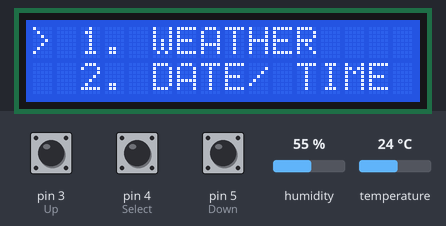
A sketch run on a simulated Arduino Uno, built with avr-gcc and run on an emulated ATmega328P. On the bench: 16×2 character LCD. The test bench sets the inputs (shaded band); at power-on: pin 4 (Select) HIGH, pin 5 (Down) HIGH, pin 3 (Up) HIGH, humidity 55 %, temperature 24 °C. What the sketch prints to the serial monitor is not drawn.

Above: at 2.3 s.
2.4 s: pin 4 (Select) pulled LOW for 0.15 s
At 2.8 s:
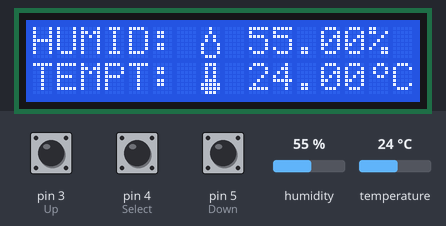
5.5 s: pin 5 (Down) pulled LOW for 1 s
At 7.7 s:
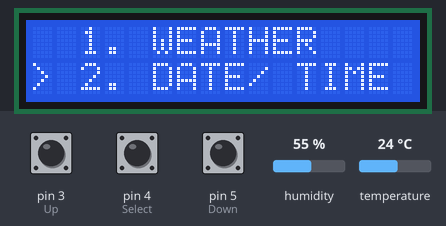
8.0 s: pin 5 (Down) pulled LOW for 0.15 s
At 8.6 s:
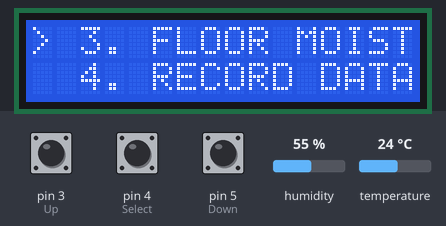
9.6 s: pin 4 (Select) pulled LOW for 1 s
At 10.2 s:
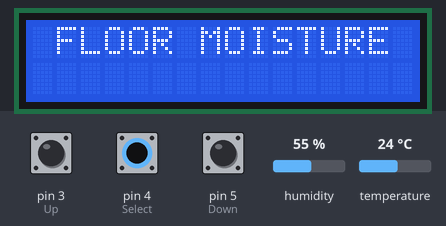
13.6 s: pin 5 (Down) pulled LOW for 3.2 s
At 15.3 s:
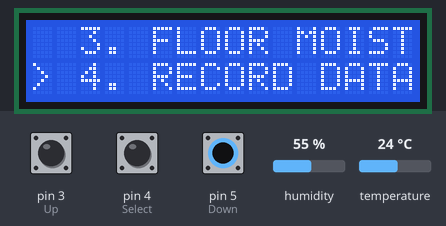
18.3 s: pin 3 (Up) pulled LOW for 0.15 s
At 18.8 s:
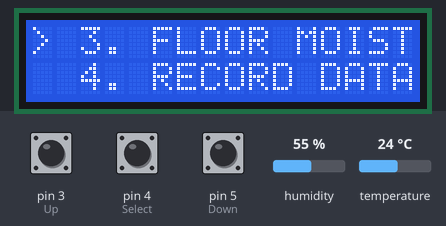
Timing chart, 0 to 20.9 s (numbered marks = the images above; inputs shaded):
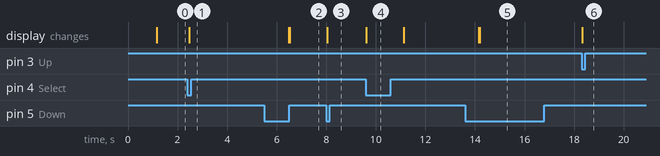

The sketch:

meteostation_project.ino
```cpp
#include <RTClib.h>

#include <Adafruit_Sensor.h>

#include <SPI.h>
#include <SD.h>
#include <RTClib.h>
#include <DHT.h>
#include <Wire.h>
#include <LiquidCrystal_I2C.h>
#define DHTTYPE DHT11
#define DHTPIN 7
#define Up 3
#define Down 5
#define Select 4
//#define pinCS 4

//Declaration of sensors from library
RTC_DS1307 RTC;
LiquidCrystal_I2C lcd(0x3f, 16, 2);
DHT dht (DHTPIN,DHTTYPE);
File file;

long id = 1;
int menu = 1;
char timedate[32];

//Values of floor moisture
int sensorPin = A0;
int sensorValue = 0;
int percent = 0;
String percentString = "0";
int stringLength = 0;


//Characters from menu
byte dot[8] = {B00100,B00100,B01010,B01010,B10001,B10001,B10001,B01110};
byte termo[8] = {B01110,B01010,B01010,B01010,B01110,B11111,B11111,B01110};
byte degree[8] = {B00110,B01001,B01001,B00110,B00000,B00000,B00000,B00000};


//Percentage of moistured floor

void setup() {
  Serial.begin(9600);
  pinMode(Up, INPUT_PULLUP);
  pinMode(Down, INPUT_PULLUP);
  pinMode(Select, INPUT_PULLUP);
  //pinMode(pinCS, OUTPUT);
  dht.begin();
  Wire.begin();
  RTC.begin();
  //RTC.adjust(DateTime(__DATE__, __TIME__)); // Establece la fecha y hora (Comentar una vez establecida la hora)
  //el anterior se usa solo en la configuracion inicial


  float h = dht.readHumidity();
  float t = dht.readTemperature();

  lcd.init();
  lcd.backlight();
  lcd.setCursor(2,0);
  lcd.print("METEOSTATION");
  delay(1000);

  lcd.createChar(3,degree);
  lcd.createChar(2,termo);
  lcd.createChar(1,dot);

  mainMenu();

 // if(!SD.begin(pinCS)){
  Serial.println("SD was not initialize");
}
//}

void loop() {
  //MENU //Repetition of the functions created
  Serial.println(11);
  if (!digitalRead(Down)){
    menu ++;
    mainMenu();
    delay(100);
    while(!digitalRead(Down));
     }

  if (!digitalRead(Up)){
    menu --;
    mainMenu();
    delay(100);
    while(!digitalRead(Up));
     }

  if (!digitalRead(Select)){
    menuaction();
    mainMenu();
    while(!digitalRead(Select));
    }
}

void mainMenu(){
  switch(menu){

    case 0:
    menu = 1;
    break;

    case 1:
    lcd.clear();
    lcd.setCursor(0,0);
    lcd.print("> 1. WEATHER");
    lcd.setCursor(0,1);
    lcd.print("  2. DATE/ TIME");
    break;

    case 2:
    lcd.clear();
    lcd.setCursor(0,0);
    lcd.print("  1. WEATHER");
    lcd.setCursor(0,1);
    lcd.print("> 2. DATE/ TIME");
    break;

    case 3:
    lcd.clear();
    lcd.setCursor(0,0);
    lcd.print("> 3. FLOOR MOISTURE");
    lcd.setCursor(0,1);
    lcd.print("  4. RECORD DATA");

    break;

    case 4:
    lcd.clear();
    lcd.setCursor(0,0);
    lcd.print("  3. FLOOR MOISTURE");
    lcd.setCursor(0,1);
    lcd.print("> 4. RECORD DATA");
    break;

    case 5:
    menu = 4;
    break;
  }
}

void menuaction(){

  switch(menu){

    case 1:
    action1();
    break;

    case 2:
    action2();
    break;

    case 3:
    action3();
    break;

    /*case 4:
    action4();
    break;*/
  }
}

void action1(){

   float h = dht.readHumidity();
   float t = dht.readTemperature();

  if(isnan(h) || isnan(t))
  {
    lcd.clear();
    lcd.setCursor(0,0);
    lcd.print("FAILED");
    return;
  }
  //HUMIDITY
  lcd.clear();
  lcd.setCursor(0,0);
  lcd.print("HUMID: ");
  lcd.setCursor(7,0);
  lcd.write(char(1));
  lcd.setCursor(9,0);
  lcd.print(h);
  lcd.print("%");

  //TEMPERATURE
  lcd.setCursor(0,1);
  lcd.print("TEMPT:  ");
  lcd.setCursor(7, 1);
  lcd.write(char(2));
  lcd.setCursor(9,1);
  lcd.print(t);
  lcd.write(char(3));
  lcd.print("C ");
  delay(4000);
}

void action2(){

for(int count =0; count <=3; count++){

  lcd.clear();
  lcd.setCursor(0,0);
  DateTime now = RTC.now();
  lcd.print("Date:");
  lcd.print(now.year(), DEC);
  lcd.print("/");
  lcd.print(now.month(), DEC);
  lcd.print("/");
  lcd.print(now.day(), DEC);
  lcd.print(" ");
  lcd.setCursor(0,1);
  lcd.print("Time: ");
  lcd.print(now.hour(), DEC);
  lcd.print(":");
  lcd.print(now.minute(), DEC);
  lcd.print(":");
  lcd.print(now.second(), DEC);
  delay(1000); // La informaci¢n se actualiza cada 1 seg.
  lcd.setCursor(0,0);
  lcd.print("               ");
  lcd.setCursor(0,1);
  lcd.print("               ");


  }
}

void action3(){

  sensorValue = analogRead(sensorPin);
  percent = convertToPercent(sensorValue);
  percentString = String(percent);
  stringLength = percentString.length();

  lcd.clear();
  lcd.setCursor(1,0);
  lcd.print("FLOOR MOISTURE");
  delay(1500);

  lcd.setCursor(6,1);

  lcd.print(stringLength);
  lcd.print("%");
  delay(3000);

}
  int convertToPercent( int value) {
    int percentValue = 0;
    percentValue = map(value, 1023, 465, 0, 100);
    if(percentValue>100) {
      percentValue = 100;
      return percentValue;
    }
  }

/*void action4(){

DateTime now = RTC.now();
  file = SD.open("TEST.txt", FILE_WRITE);
  if(file){
    String header = "ID | Tempt | Humid | Moist | Time";
    file.println(header);
    file.close();

  }

  float h = dht.readHumidity();
  float t = dht.readTemperature();
  sensorValue = analogRead(sensorPin);
  percent = convertToPercent(sensorValue);

  String dataString = String(id) + "  | " + String(t) + " | " + String(h) + " | " + String(percent) + "    | " + String (now.day()) + "/" + String(now.month())+ "/" +String(now.year()) + " " + String(now.hour())+ ":" + String(now.minute());
  delay(500);
  file = SD.open("TEST.txt", FILE_WRITE);
    if(file){
      file.println(dataString);
      delay(500);
      file.close();
      lcd.clear();
      lcd.setCursor(0,0);
      lcd.print("Done");
      delay(800);

   }
    else{
      lcd.clear();
      lcd.setCursor(0,0);
      lcd.print("Cloudnt open file");
   }


}*/
```

Measured:
- after the input at 2.4 s, the display: changes after 0.06 s (image 1)
- after the input at 5.5 s, the display: first differs from a run without the input after 1.0 s (image 2)
- after the input at 8.0 s, the display: changes at once (image 3)
- after the input at 9.6 s, the display: changes at once (image 4)
- after the input at 13.6 s, the display: first differs from a run without the input after 0.59 s (image 5)
- after the input at 18.3 s, the display: changes at once (image 6)
